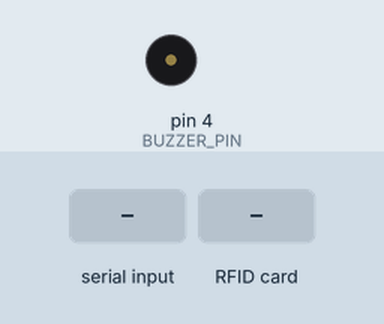
Bench run of a sketch on a simulated Arduino Uno, built for the host (arithmetic inside an expression is 32-bit, double 64-bit). Parts: buzzer (waves = sounding, pin HIGH). The inputs (shaded band) are chosen by the test bench. What the sketch prints to the serial monitor is not drawn.

Above: at 2.3 s.
2.4 s: "CMD:ADMIN\n" received over Serial
At 2.55 s:
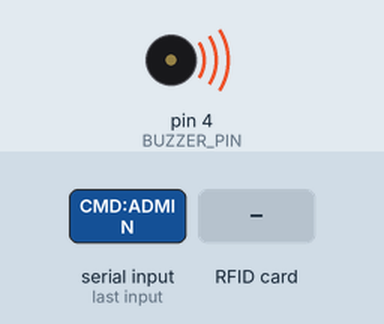
4.6 s: RFID card 5E 7A 19 C4 held to the reader
6.1 s: "CMD:WRITE:\n" received over Serial
7.6 s: "CMD:CANCEL\n" received over Serial
Timing chart, 0 to 10.1 s (numbered marks = the images above; inputs shaded):
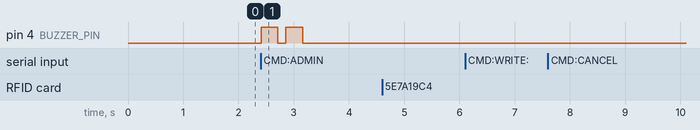

The sketch:

sketch_sep23b.ino
```cpp
#include <SPI.h>
#include <MFRC522.h>

// --- Pinler ---
#define RST_PIN     5
#define SS_BINA     10 // sda pinleri yani rc522 seçtiği cihazlar
#define SS_ARGE     9 // sda
#define BUZZER_PIN  4

MFRC522 rcBina(SS_BINA, RST_PIN);
MFRC522 rcArge(SS_ARGE, RST_PIN);

MFRC522::MIFARE_Key varsayilanAnahtar;
const byte KIMLIK_BLOK = 4;   // Sektör 1, Blok 4

// --- Yazma modu durumu ---
bool yazmaBekleniyor = false;
String yazilacakKimlik = "";

// ---------------- BUZZER ----------------
void buzzerGiris()   { digitalWrite(BUZZER_PIN, HIGH); delay(120); digitalWrite(BUZZER_PIN, LOW); }
void buzzerCikis()   { digitalWrite(BUZZER_PIN, HIGH); delay(650); digitalWrite(BUZZER_PIN, LOW); }
void buzzerYetkisiz(){ for (int i=0;i<3;i++){ digitalWrite(BUZZER_PIN,HIGH); delay(80); digitalWrite(BUZZER_PIN,LOW); delay(80);} }
void buzzerAdmin()   { for (int i=0;i<2;i++){ digitalWrite(BUZZER_PIN,HIGH); delay(300); digitalWrite(BUZZER_PIN,LOW); delay(150);} }
void buzzerUyari()   { for (int i=0;i<2;i++){ digitalWrite(BUZZER_PIN,HIGH); delay(200); digitalWrite(BUZZER_PIN,LOW); delay(300);} }

// ---------------- UID OKUMA ----------------
String hamUidOku(MFRC522 &rc) { // girdi: okuyucu nesnesi referansı
  String s = "";
  for (byte i = 0; i < rc.uid.size; i++) { // kartın rc.uid.uidByte dizisini gezer. byter değeri 0*10 yani 16 dan üçükse başına 0 ekler (padding)
    if (rc.uid.uidByte[i] < 0x10) s += "0";
    s += String(rc.uid.uidByte[i], HEX); // boşuk yoapr
    if (i < rc.uid.size - 1) s += " ";
  }
  s.toUpperCase(); // c# beklediği foramta normalize eder.
  return s; // kartın uid
}

// ---------------- MANTIKSAL KİMLİK OKUMA ----------------
// Blok 4 boşsa "" döner, doluysa hex-space formatında kimliği döner
String kimlikOku(MFRC522 &rc) {
  byte buffer[18];
  byte size = 18;

  MFRC522::StatusCode durum = rc.PCD_Authenticate(
      MFRC522::PICC_CMD_MF_AUTH_KEY_A, KIMLIK_BLOK, &varsayilanAnahtar, &(rc.uid));
  if (durum != MFRC522::STATUS_OK) return "";

  durum = rc.MIFARE_Read(KIMLIK_BLOK, buffer, &size);
  rc.PCD_StopCrypto1();
  if (durum != MFRC522::STATUS_OK) return "";

  byte uzunluk = buffer[0];

  // Geçerli bir mantıksal kimlik yazılmış mı kontrolü:
  if (uzunluk != 4 && uzunluk != 7) {
    return ""; // Boş veya tanımsız blok
  }

  // Belirtilen uzunluk kadar byte'ı Hex String'e çevir
  String s = "";
  for (byte i = 0; i < uzunluk; i++) {
    byte b = buffer[1 + i];
    if (b < 0x10) s += "0";
    s += String(b, HEX);
    if (i < uzunluk - 1) s += " ";
  }
  s.toUpperCase();
  return s;
}

// ---------------- MANTIKSAL KİMLİK YAZMA ----------------
bool kimlikYaz(MFRC522 &rc, String hedefHex) {
  byte veri[16];
  memset(veri, 0, 16);

  // String'i parçala ve byte dizisine çevir (Maksimum 10 byte UID destekler)
  byte uidBytes[10];
  byte byteSayisi = 0;
  int parcaBaslangic = 0;

  for (int i = 0; i <= hedefHex.length() && byteSayisi < 10; i++) {
    if (i == hedefHex.length() || hedefHex[i] == ' ') {
      String parca = hedefHex.substring(parcaBaslangic, i);
      if (parca.length() > 0) {
        uidBytes[byteSayisi++] = (byte)strtol(parca.c_str(), NULL, 16);
      }
      parcaBaslangic = i + 1;
    }
  }

  if (byteSayisi != 4 && byteSayisi != 7) {
    return false; // Standart dışı uzunluk
  }

  // Protokol Formatı:
  // Byte 0: Kimliğin uzunluğu (4 veya 7)
  // Byte 1..N: Kimlik byte'ları
  veri[0] = byteSayisi;
  for (byte i = 0; i < byteSayisi; i++) {
    veri[1 + i] = uidBytes[i];
  }

  // Kart Doğrulama (Sektör 1, Blok 4)
  MFRC522::StatusCode durum = rc.PCD_Authenticate(
      MFRC522::PICC_CMD_MF_AUTH_KEY_A, KIMLIK_BLOK, &varsayilanAnahtar, &(rc.uid));
  if (durum != MFRC522::STATUS_OK) { rc.PCD_StopCrypto1(); return false; }

  // 16 Byte'ı Blok 4'e Yaz
  durum = rc.MIFARE_Write(KIMLIK_BLOK, veri, 16);
  rc.PCD_StopCrypto1();
  return durum == MFRC522::STATUS_OK;
}

// ---------------- BİR OKUYUCUYU İŞLE ----------------
void okuyucuyuIsle(MFRC522 &rc, String kapiEtiketi) { // girdi : okuyuu nesnersi ve kapı kimliği : bina veya arge
  if (!rc.PICC_IsNewCardPresent() || !rc.PICC_ReadCardSerial()) return; // kart yoksa veya seri okuma başlatılamazsa fonksiyondan çık

  if (yazmaBekleniyor) { // kontrol : yazmaBekleniyor == true ise kartın kimliğini okumaz; doğrudan kimlikYaz() çalıştırır.
    bool basarili = kimlikYaz(rc, yazilacakKimlik);
    Serial.println(basarili ? ("WRITE_OK:" + yazilacakKimlik) : "WRITE_FAIL");
    yazmaBekleniyor = false;
    yazilacakKimlik = "";
    rc.PICC_HaltA(); // kart uyku moduna al
    return;
  }

  String hamUid = hamUidOku(rc); // önce hamuid oku sonra kimlik oku çağır.
  String kimlik = kimlikOku(rc);
  String efektif = (kimlik.length() > 0) ? kimlik : hamUid;// eğer blok4 doluysa kimlikOku , blok4 boşsa HamUid oku

  Serial.println("UID:" + kapiEtiketi + ":" + efektif); // sonucu seri porta UİD:KAPI:EFEKİTF KİMLİK

  rc.PICC_HaltA();
  delay(300);
}

void setup() {
  Serial.begin(115200);
  delay(1000);

  pinMode(BUZZER_PIN, OUTPUT);
  digitalWrite(BUZZER_PIN, LOW);

  for (byte i = 0; i < 6; i++) varsayilanAnahtar.keyByte[i] = 0xFF;

  SPI.begin(12, 13, 11, 10); // SCK, MISO, MOSI (SS parametresi burada kullanılmıyor, ayrı ayrı veriliyor)
  rcBina.PCD_Init();
  rcArge.PCD_Init();

  Serial.println("Sistem hazir - 2 kapi aktif.");
}

void loop() {
  // C#'tan gelen komutları dinle
  if (Serial.available() > 0) {
    String komut = Serial.readStringUntil('\n');
    komut.trim();

    if (komut == "CMD:GIRIS") buzzerGiris();
    else if (komut == "CMD:CIKIS") buzzerCikis();
    else if (komut == "CMD:YETKISIZ") buzzerYetkisiz();
    else if (komut == "CMD:ADMIN") buzzerAdmin();
    else if (komut == "CMD:UYARI") buzzerUyari();
    else if (komut.startsWith("CMD:WRITE:")) {
      yazilacakKimlik = komut.substring(10);
      yazmaBekleniyor = true;
      Serial.println("Yazma bekleniyor, karti yaklastirin...");
    }
    else if (komut.startsWith("CMD:CANCEL")){
      yazmaBekleniyor = false ;
      yazilacakKimlik = "";
      Serial.println("Yazma iptal edildi");
    }
  }

  okuyucuyuIsle(rcBina, "BINA");
  okuyucuyuIsle(rcArge, "ARGE");
}
```

Measured:
- after the input at 2.4 s, pin 4 (BUZZER_PIN): alternates HIGH for 0.30 s and LOW for 0.15 s, 4 changes in all, then stays LOW, starting at once
- after the input at 4.6 s, every drawn part: stays the same
- after the input at 6.1 s, every drawn part: stays the same
- after the input at 7.6 s, every drawn part: stays the same
